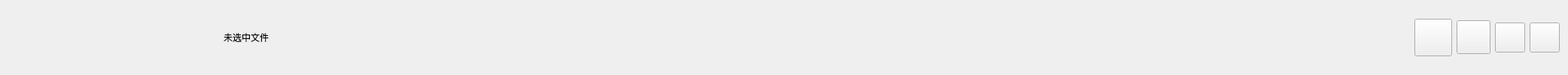
    <widget class="QWidget" name="widget_6" native="true">
     <property name="minimumSize">
      <size>
       <width>0</width>
       <height>100</height>
      </size>
     </property>
     <property name="maximumSize">
      <size>
       <width>16777215</width>
       <height>100</height>
      </size>
     </property>
     <layout class="QHBoxLayout" name="horizontalLayout_3">
      <item>
       <widget class="QLabel" name="label">
        <property name="minimumSize">
         <size>
          <width>280</width>
          <height>80</height>
         </size>
        </property>
        <property name="maximumSize">
         <size>
          <width>280</width>
          <height>80</height>
         </size>
        </property>
        <property name="styleSheet">
         <string notr="true">border-image: url(:/nakiri/sou/title.png);</string>
        </property>
        <property name="text">
         <string>&lt;html&gt;&lt;head/&gt;&lt;body&gt;&lt;p&gt;&lt;br/&gt;&lt;/p&gt;&lt;/body&gt;&lt;/html&gt;</string>
        </property>
       </widget>
      </item>
      <item>
       <widget class="QLabel" name="label_choice">
        <property name="minimumSize">
         <size>
          <width>500</width>
          <height>0</height>
         </size>
        </property>
        <property name="text">
         <string>未选中文件</string>
        </property>
       </widget>
      </item>
      <item>
       <spacer name="horizontalSpacer_2">
        <property name="orientation">
         <enum>Qt::Horizontal</enum>
        </property>
        <property name="sizeHint" stdset="0">
         <size>
          <width>1076</width>
          <height>20</height>
         </size>
        </property>
       </spacer>
      </item>
      <item>
       <widget class="QPushButton" name="btn_wallpaper">
        <property name="minimumSize">
         <size>
          <width>50</width>
          <height>50</height>
         </size>
        </property>
        <property name="maximumSize">
         <size>
          <width>50</width>
          <height>50</height>
         </size>
        </property>
        <property name="styleSheet">
         <string notr="true">border-image: url(:/nakiri/sou/皮肤.png);</string>
        </property>
        <property name="text">
         <string/>
        </property>
       </widget>
      </item>
      <item>
       <widget class="QPushButton" name="btn_min">
        <property name="minimumSize">
         <size>
          <width>45</width>
          <height>45</height>
         </size>
        </property>
        <property name="maximumSize">
         <size>
          <width>45</width>
          <height>45</height>
         </size>
        </property>
        <property name="styleSheet">
         <string notr="true">border-image: url(:/nakiri/sou/最小化.png);</string>
        </property>
        <property name="text">
         <string/>
        </property>
       </widget>
      </item>
      <item>
       <widget class="QPushButton" name="btn_max">
        <property name="minimumSize">
         <size>
          <width>40</width>
          <height>40</height>
         </size>
        </property>
        <property name="maximumSize">
         <size>
          <width>40</width>
          <height>40</height>
         </size>
        </property>
        <property name="styleSheet">
         <string notr="true">border-image: url(:/nakiri/sou/最大化.png);</string>
        </property>
        <property name="text">
         <string/>
        </property>
       </widget>
      </item>
      <item>
       <widget class="QPushButton" name="btn_close">
        <property name="minimumSize">
         <size>
          <width>40</width>
          <height>40</height>
         </size>
        </property>
        <property name="maximumSize">
         <size>
          <width>40</width>
          <height>40</height>
         </size>
        </property>
        <property name="styleSheet">
         <string notr="true">border-image: url(:/nakiri/sou/关闭.png);</string>
        </property>
        <property name="text">
         <string/>
        </property>
       </widget>
      </item>
     </layout>
    </widget>
